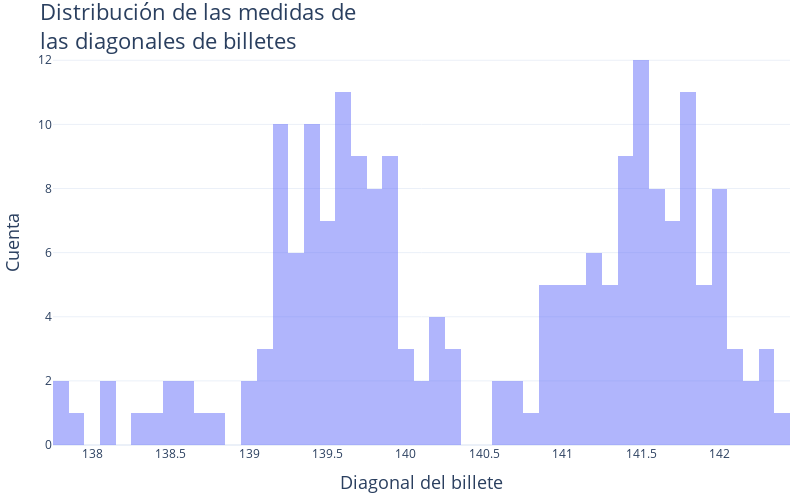

The code cell stored with this chart in its notebook:
### Code cell
fig = go.Figure()

fig.add_trace(
    go.Histogram(
        x=bills['X_6'],
        name='Genuinos',
        xbins=dict(
            size=0.1
        )
    )
)

fig.update_traces(opacity=0.5)

fig.update_layout(
    title='Distribución de las medidas de<br>las diagonales de billetes',
    title_font_size=22,
    xaxis=dict(
        title='Diagonal del billete',
        title_font_size=18
    ),
    yaxis=dict(
        title='Cuenta',
        title_font_size=18
    ),
    margin=dict(
        l=40,
        r=10,
        b=10,
        t=40,
    ),
    height=500,
    width=800,
    barmode='overlay',
    showlegend=False,
    template='plotly_white',
)

fig.write_image('images/hist_bills.pdf')

fig.show()

### Figure 1 — Plotly figure (JSON) as saved in the notebook; plotly's stock layout.template omitted (floating-point values rounded to 4 significant figures; data arrays with more than 128 entries replaced by an {"elided": "..."} marker saying what was removed)
{"data": [{"name": "Genuinos", "opacity": 0.5, "type": "histogram", "x": {"elided": "200 float values"}, "xbins": {"size": 0.1}}], "layout": {"barmode": "overlay", "height": 500, "margin": {"b": 10, "l": 40, "r": 10, "t": 40}, "showlegend": false, "title": {"font": {"size": 22}, "text": "Distribución de las medidas de<br>las diagonales de billetes"}, "width": 800, "xaxis": {"title": {"font": {"size": 18}, "text": "Diagonal del billete"}}, "yaxis": {"title": {"font": {"size": 18}, "text": "Cuenta"}}}}
